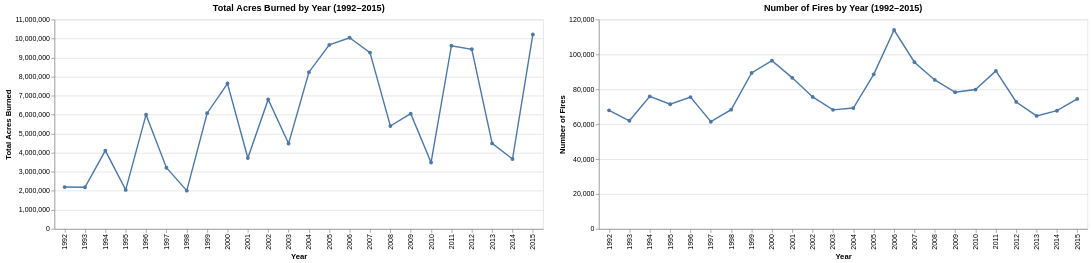

Here is the notebook cell this chart was saved with:
### Code cell
# Aggregate data by year
yearly_fires = (
    df[df["FIRE_YEAR"].between(1992, 2015)]
    .groupby("FIRE_YEAR")
    .agg(
        Total_Acres_Burned=("FIRE_SIZE", "sum"),
        Number_of_Fires=("FOD_ID", "count")
    )
    .reset_index()
)
yearly_fires.to_csv(
    r"C:\Users\vgamb\Downloads\yearly_fires.csv",
    index=False
)
df.to_csv(
    r"C:\Users\vgamb\Downloads\df.csv",
    index=False
)
# Chart 1: Total acres burned
acres_chart = alt.Chart(yearly_fires).mark_line(point=True).encode(
    x=alt.X("FIRE_YEAR:O", title="Year"),
    y=alt.Y("Total_Acres_Burned:Q", title="Total Acres Burned"),
    tooltip=["FIRE_YEAR", "Total_Acres_Burned"]
).properties(
    title="Total Acres Burned by Year (1992–2015)",
    width=700,
    height=300
)
# Chart 2: Number of fires
fires_chart = alt.Chart(yearly_fires).mark_line(point=True).encode(
    x=alt.X("FIRE_YEAR:O", title="Year"),
    y=alt.Y("Number_of_Fires:Q", title="Number of Fires"),
    tooltip=["FIRE_YEAR", "Number_of_Fires"]
).properties(
    title="Number of Fires by Year (1992–2015)",
    width=700,
    height=300
)
acres_chart | fires_chart

### Figure 1 — Vega-Lite specification as saved in the notebook (floating-point values rounded to 4 significant figures)
{"config": {"view": {"continuousWidth": 300, "continuousHeight": 300}}, "hconcat": [{"mark": {"type": "line", "point": true}, "encoding": {"tooltip": [{"field": "FIRE_YEAR", "type": "quantitative"}, {"field": "Total_Acres_Burned", "type": "quantitative"}], "x": {"field": "FIRE_YEAR", "title": "Year", "type": "ordinal"}, "y": {"field": "Total_Acres_Burned", "title": "Total Acres Burned", "type": "quantitative"}}, "height": 300, "title": "Total Acres Burned by Year (1992–2015)", "width": 700}, {"mark": {"type": "line", "point": true}, "encoding": {"tooltip": [{"field": "FIRE_YEAR", "type": "quantitative"}, {"field": "Number_of_Fires", "type": "quantitative"}], "x": {"field": "FIRE_YEAR", "title": "Year", "type": "ordinal"}, "y": {"field": "Number_of_Fires", "title": "Number of Fires", "type": "quantitative"}}, "height": 300, "title": "Number of Fires by Year (1992–2015)", "width": 700}], "data": {"name": "data-8a917412b14752fbfa25f301f2fe3617"}, "$schema": "https://vega.github.io/schema/vega-lite/v6.4.1.json", "datasets": {"data-8a917412b14752fbfa25f301f2fe3617": [{"FIRE_YEAR": 1992, "Total_Acres_Burned": 2200000.0, "Number_of_Fires": 67975}, {"FIRE_YEAR": 1993, "Total_Acres_Burned": 2192000.0, "Number_of_Fires": 61989}, {"FIRE_YEAR": 1994, "Total_Acres_Burned": 4117000.0, "Number_of_Fires": 75955}, {"FIRE_YEAR": 1995, "Total_Acres_Burned": 2050000.0, "Number_of_Fires": 71472}, {"FIRE_YEAR": 1996, "Total_Acres_Burned": 6005000.0, "Number_of_Fires": 75574}, {"FIRE_YEAR": 1997, "Total_Acres_Burned": 3215000.0, "Number_of_Fires": 61450}, {"FIRE_YEAR": 1998, "Total_Acres_Burned": 2011000.0, "Number_of_Fires": 68370}, {"FIRE_YEAR": 1999, "Total_Acres_Burned": 6080000.0, "Number_of_Fires": 89363}, {"FIRE_YEAR": 2000, "Total_Acres_Burned": 7639000.0, "Number_of_Fires": 96416}, {"FIRE_YEAR": 2001, "Total_Acres_Burned": 3724000.0, "Number_of_Fires": 86587}, {"FIRE_YEAR": 2002, "Total_Acres_Burned": 6803000.0, "Number_of_Fires": 75656}, {"FIRE_YEAR": 2003, "Total_Acres_Burned": 4484000.0, "Number_of_Fires": 68261}, {"FIRE_YEAR": 2004, "Total_Acres_Burned": 8234000.0, "Number_of_Fires": 69279}, {"FIRE_YEAR": 2005, "Total_Acres_Burned": 9665000.0, "Number_of_Fires": 88604}, {"FIRE_YEAR": 2006, "Total_Acres_Burned": 10040000.0, "Number_of_Fires": 114004}, {"FIRE_YEAR": 2007, "Total_Acres_Burned": 9265000.0, "Number_of_Fires": 95573}, {"FIRE_YEAR": 2008, "Total_Acres_Burned": 5407000.0, "Number_of_Fires": 85378}, {"FIRE_YEAR": 2009, "Total_Acres_Burned": 6057000.0, "Number_of_Fires": 78325}, {"FIRE_YEAR": 2010, "Total_Acres_Burned": 3493000.0, "Number_of_Fires": 79889}, {"FIRE_YEAR": 2011, "Total_Acres_Burned": 9624000.0, "Number_of_Fires": 90552}, {"FIRE_YEAR": 2012, "Total_Acres_Burned": 9440000.0, "Number_of_Fires": 72769}, {"FIRE_YEAR": 2013, "Total_Acres_Burned": 4493000.0, "Number_of_Fires": 64780}, {"FIRE_YEAR": 2014, "Total_Acres_Burned": 3673000.0, "Number_of_Fires": 67753}, {"FIRE_YEAR": 2015, "Total_Acres_Burned": 10220000.0, "Number_of_Fires": 74491}]}}
